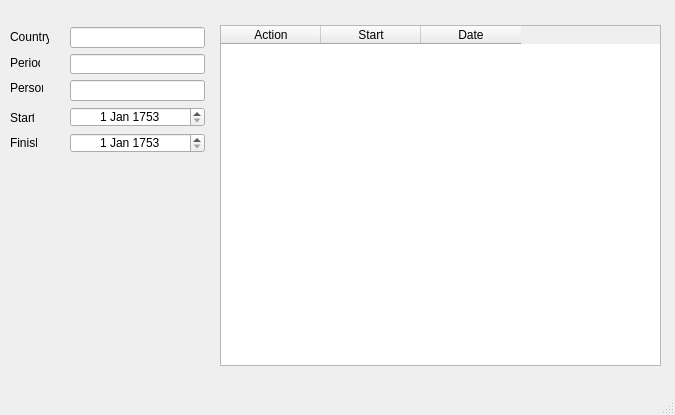
<?xml version="1.0" encoding="UTF-8"?>
<ui version="4.0">
 <class>DaterForm</class>
 <widget class="QMainWindow" name="DaterForm">
  <property name="geometry">
   <rect>
    <x>0</x>
    <y>0</y>
    <width>675</width>
    <height>415</height>
   </rect>
  </property>
  <property name="windowTitle">
   <string>DateR</string>
  </property>
  <widget class="QWidget" name="centralwidget">
   <widget class="QTableWidget" name="tableWidget">
    <property name="geometry">
     <rect>
      <x>220</x>
      <y>25</y>
      <width>441</width>
      <height>341</height>
     </rect>
    </property>
    <column>
     <property name="text">
      <string>Action</string>
     </property>
    </column>
    <column>
     <property name="text">
      <string>Start</string>
     </property>
    </column>
    <column>
     <property name="text">
      <string>Date</string>
     </property>
    </column>
   </widget>
   <widget class="QLabel" name="lblCountry">
    <property name="geometry">
     <rect>
      <x>10</x>
      <y>29</y>
      <width>39</width>
      <height>16</height>
     </rect>
    </property>
    <property name="text">
     <string>Country</string>
    </property>
   </widget>
   <widget class="QLabel" name="lblPeriod">
    <property name="geometry">
     <rect>
      <x>10</x>
      <y>55</y>
      <width>30</width>
      <height>16</height>
     </rect>
    </property>
    <property name="text">
     <string>Period</string>
    </property>
   </widget>
   <widget class="QLabel" name="lblPerson">
    <property name="geometry">
     <rect>
      <x>10</x>
      <y>80</y>
      <width>33</width>
      <height>16</height>
     </rect>
    </property>
    <property name="text">
     <string>Person</string>
    </property>
   </widget>
   <widget class="QLabel" name="lblStart">
    <property name="geometry">
     <rect>
      <x>10</x>
      <y>110</y>
      <width>24</width>
      <height>16</height>
     </rect>
    </property>
    <property name="text">
     <string>Start</string>
    </property>
   </widget>
   <widget class="QLabel" name="lblFinish">
    <property name="geometry">
     <rect>
      <x>10</x>
      <y>135</y>
      <width>27</width>
      <height>16</height>
     </rect>
    </property>
    <property name="text">
     <string>Finish</string>
    </property>
   </widget>
   <widget class="QWidget" name="">
    <property name="geometry">
     <rect>
      <x>70</x>
      <y>27</y>
      <width>135</width>
      <height>126</height>
     </rect>
    </property>
    <layout class="QVBoxLayout" name="verticalLayout">
     <item>
      <widget class="QLineEdit" name="eCountry">
       <property name="alignment">
        <set>Qt::AlignCenter</set>
       </property>
      </widget>
     </item>
     <item>
      <widget class="QLineEdit" name="ePeriod">
       <property name="alignment">
        <set>Qt::AlignCenter</set>
       </property>
      </widget>
     </item>
     <item>
      <widget class="QLineEdit" name="ePerson">
       <property name="alignment">
        <set>Qt::AlignCenter</set>
       </property>
      </widget>
     </item>
     <item>
      <widget class="QDateEdit" name="dateEdit">
       <property name="alignment">
        <set>Qt::AlignCenter</set>
       </property>
       <property name="date">
        <date>
         <year>1753</year>
         <month>1</month>
         <day>1</day>
        </date>
       </property>
      </widget>
     </item>
     <item>
      <widget class="QDateEdit" name="dateEdit_2">
       <property name="alignment">
        <set>Qt::AlignCenter</set>
       </property>
       <property name="date">
        <date>
         <year>1753</year>
         <month>1</month>
         <day>1</day>
        </date>
       </property>
      </widget>
     </item>
    </layout>
   </widget>
  </widget>
  <widget class="QMenuBar" name="menubar">
   <property name="geometry">
    <rect>
     <x>0</x>
     <y>0</y>
     <width>675</width>
     <height>21</height>
    </rect>
   </property>
  </widget>
  <widget class="QStatusBar" name="statusbar"/>
 </widget>
 <resources/>
 <connections/>
</ui>
